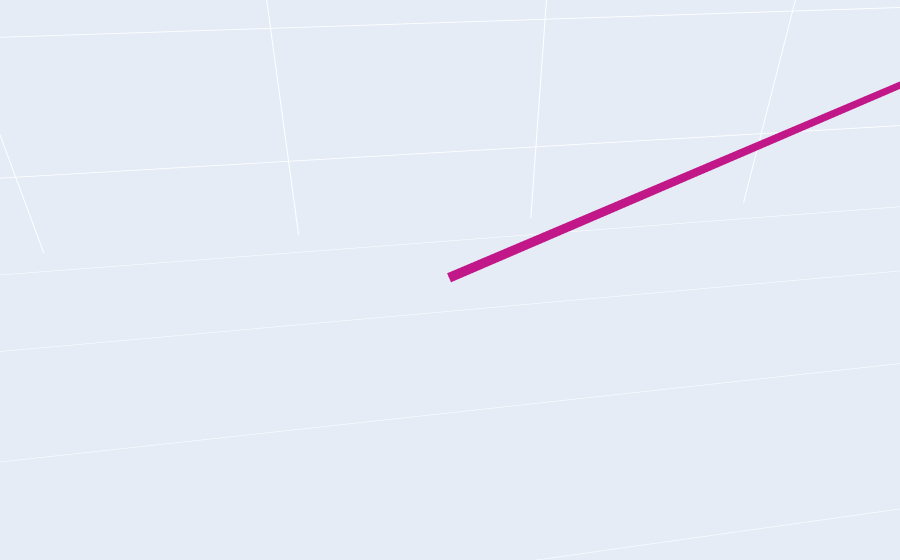

Source (notebook cell):
### Markdown cell above
Now, how ever you spin it, the optimal cut we find in the hexagonal grid is at least removing three edges from it. Which is the global optimum, there is now way you could remove less edges from the grid and unlink it. That result can be skewed though, for example considering the case below, where the resize the grid and shift the ring a bit, but leave the ring close to the 'surface'/outer margin of the grid.

### Code cell
#create linked graphs       
D = tg.createLabelHexagonHopfed(num_hex=3, num_ring=5, coord_ring=[2.5, 5.5, 4.25])
for i, khf in enumerate(D.layer): 

    print('Graph Info')
    print(nx.info(khf.G))
    
#group graphs and compute optimal cuts
graph_sets = [k.G for k in D.layer]

p, lk_mat=itwe.getEdgeLinkageOperator(graph_sets)
init_cut_sets = [graph_sets[:], graph_sets[::-1]]
cut_lists = []
for ics in init_cut_sets:
    cut_lists.append(itwe.cuttingEdgeAlgorithm(*ics))

#lyp.plotLambdaMaps(p)
lyp.update_priorityPlot(D, p)

print('Cut list [#1, #2]')
print(cut_lists)

### Figure 1 — Plotly figure (JSON) as saved in the notebook; plotly's stock layout.template omitted (floating-point values rounded to 4 significant figures; data arrays with more than 128 entries replaced by an {"elided": "..."} marker saying what was removed)
{"data": [{"hoverinfo": "text", "hovertext": ["label: 0<br>", "label: 1<br>", "label: 2<br>", "label: 3<br>"], "marker": {"color": "#030512", "line": {"width": 2}, "size": 2}, "mode": "markers", "type": "scatter3d", "x": [5.5, 5.5, 5.5, 5.5], "y": [6.75, 4.25, 1.75, 4.25], "z": [0, 2.5, 3.062e-16, -2.5]}, {"hoverinfo": "none", "line": {"color": "rgb(0, 68, 27)", "width": 10}, "mode": "lines", "type": "scatter3d", "x": [5.5, 5.5, null], "y": [6.75, 4.25, null], "z": [0, 2.5, null]}, {"hoverinfo": "none", "line": {"color": "rgb(0, 68, 27)", "width": 10}, "mode": "lines", "type": "scatter3d", "x": [5.5, 5.5, null], "y": [6.75, 4.25, null], "z": [0, -2.5, null]}, {"hoverinfo": "none", "line": {"color": "rgb(0, 68, 27)", "width": 10}, "mode": "lines", "type": "scatter3d", "x": [5.5, 5.5, null], "y": [4.25, 1.75, null], "z": [2.5, 3.062e-16, null]}, {"hoverinfo": "none", "line": {"color": "rgb(0, 68, 27)", "width": 10}, "mode": "lines", "type": "scatter3d", "x": [5.5, 5.5, null], "y": [1.75, 4.25, null], "z": [3.062e-16, -2.5, null]}, {"hoverinfo": "text", "hoverlabel": {"bgcolor": "white"}, "marker": {"color": [0.02869, 0.02869, 0.02869, 0.02869]}, "mode": "markers", "opacity": 0, "text": ["label: (0, 1)<br>priority: 0.0286857633<br>", "label: (0, 3)<br>priority: 0.0286857633<br>", "label: (1, 2)<br>priority: 0.0286857633<br>", "label: (2, 3)<br>priority: 0.0286857633<br>"], "type": "scatter3d", "x": [5.5, 5.5, 5.5, 5.5], "y": [5.5, 5.5, 3, 3.0], "z": [1.25, -1.25, 1.25, -1.25]}, {"hoverinfo": "text", "hovertext": ["label: 0<br>", "label: 1<br>", "label: 2<br>", "label: 3<br>", "label: 4<br>", "label: 5<br>", "label: 6<br>", "label: 7<br>", "label: 8<br>", "label: 9<br>", "label: 10<br>", "label: 11<br>", "label: 12<br>", "label: 13<br>", "label: 14<br>", "label: 15<br>", "label: 16<br>", "label: 17<br>", "label: 18<br>", "label: 19<br>", "label: 20<br>", "label: 21<br>", "label: 22<br>", "label: 23<br>", "label: 24<br>", "label: 25<br>", "label: 26<br>", "label: 27<br>", "label: 28<br>", "label: 29<br>", "label: 30<br>", "label: 31<br>", "label: 32<br>", "label: 33<br>", "label: 34<br>", "label: 35<br>", "label: 36<br>", "label: 37<br>", "label: 38<br>", "label: 39<br>", "label: 40<br>", "label: 41<br>", "label: 42<br>", "label: 43<br>", "label: 44<br>", "label: 45<br>", "label: 46<br>", "label: 47<br>", "label: 48<br>", "label: 49<br>", "label: 50<br>", "label: 51<br>", "label: 52<br>", "label: 53<br>", "label: 54<br>", "label: 55<br>", "label: 56<br>", "label: 57<br>", "label: 58<br>", "label: 59<br>", "label: 60<br>", "label: 61<br>", "label: 62<br>", "label: 63<br>", "label: 64<br>", "label: 65<br>", "label: 66<br>", "label: 67<br>", "label: 68<br>", "label: 69<br>", "label: 70<br>", "label: 71<br>", "label: 72<br>", "label: 73<br>", "label: 74<br>", "label: 75<br>", "label: 76<br>", "label: 77<br>", "label: 78<br>", "label: 79<br>", "label: 80<br>", "label: 81<br>", "label: 82<br>", "label: 83<br>", "label: 84<br>", "label: 85<br>", "label: 86<br>", "label: 87<br>", "label: 88<br>", "label: 89<br>", "label: 90<br>", "label: 91<br>", "label: 92<br>", "label: 93<br>", "label: 94<br>", "label: 95<br>", "label: 96<br>", "label: 97<br>", "label: 98<br>", "label: 99<br>", "label: 100<br>", "label: 101<br>", "label: 102<br>", "label: 103<br>", "label: 104<br>", "label: 105<br>", "label: 106<br>", "label: 107<br>", "label: 108<br>", "label: 109<br>"], "marker": {"color": "#030512", "line": {"width": 2}, "size": 2}, "mode": "markers", "type": "scatter3d", "x": [0.5, 0, 0.5, 0, 0.5, 0, 0.5, 0, 0.5, 0, 0.5, 0, 0.5, 0, 0.5, 1.5, 2, 1.5, 2, 1.5, 2, 1.5, 2, 1.5, 2, 1.5, 2, 1.5, 2, 1.5, 2, 3.5, 3, 3.5, 3, 3.5, 3, 3.5, 3, 3.5, 3, 3.5, 3, 3.5, 3, 3.5, 3, 4.5, 5, 4.5, 5, 4.5, 5, 4.5, 5, 4.5, 5, 4.5, 5, 4.5, 5, 4.5, 5, 6.5, 6, 6.5, 6, 6.5, 6, 6.5, 6, 6.5, 6, 6.5, 6, 6.5, 6, 6.5, 6, 7.5, 8, 7.5, 8, 7.5, 8, 7.5, 8, 7.5, 8, 7.5, 8, 7.5, 8, 7.5, 8, 9, 9.5, 9, 9.5, 9, 9.5, 9, 9.5, 9, 9.5, 9, 9.5, 9, 9.5, 9], "y": [0, 0.866, 1.732, 2.598, 3.464, 4.33, 5.196, 6.062, 6.928, 7.794, 8.66, 9.526, 10.39, 11.26, 12.12, 0, 0.866, 1.732, 2.598, 3.464, 4.33, 5.196, 6.062, 6.928, 7.794, 8.66, 9.526, 10.39, 11.26, 12.12, 12.99, 0, 0.866, 1.732, 2.598, 3.464, 4.33, 5.196, 6.062, 6.928, 7.794, 8.66, 9.526, 10.39, 11.26, 12.12, 12.99, 0, 0.866, 1.732, 2.598, 3.464, 4.33, 5.196, 6.062, 6.928, 7.794, 8.66, 9.526, 10.39, 11.26, 12.12, 12.99, 0, 0.866, 1.732, 2.598, 3.464, 4.33, 5.196, 6.062, 6.928, 7.794, 8.66, 9.526, 10.39, 11.26, 12.12, 12.99, 0, 0.866, 1.732, 2.598, 3.464, 4.33, 5.196, 6.062, 6.928, 7.794, 8.66, 9.526, 10.39, 11.26, 12.12, 12.99, 0.866, 1.732, 2.598, 3.464, 4.33, 5.196, 6.062, 6.928, 7.794, 8.66, 9.526, 10.39, 11.26, 12.12, 12.99], "z": [0, 0, 0, 0, 0, 0, 0, 0, 0, 0, 0, 0, 0, 0, 0, 0, 0, 0, 0, 0, 0, 0, 0, 0, 0, 0, 0, 0, 0, 0, 0, 0, 0, 0, 0, 0, 0, 0, 0, 0, 0, 0, 0, 0, 0, 0, 0, 0, 0, 0, 0, 0, 0, 0, 0, 0, 0, 0, 0, 0, 0, 0, 0, 0, 0, 0, 0, 0, 0, 0, 0, 0, 0, 0, 0, 0, 0, 0, 0, 0, 0, 0, 0, 0, 0, 0, 0, 0, 0, 0, 0, 0, 0, 0, 0, 0, 0, 0, 0, 0, 0, 0, 0, 0, 0, 0, 0, 0, 0, 0]}, {"hoverinfo": "none", "line": {"color": "rgb(255, 247, 243)", "width": 10}, "mode": "lines", "type": "scatter3d", "x": [0.5, 0, null], "y": [0, 0.866, null], "z": [0, 0, null]}, {"hoverinfo": "none", "line": {"color": "rgb(255, 247, 243)", "width": 10}, "mode": "lines", "type": "scatter3d", "x": [0.5, 1.5, null], "y": [0, 0, null], "z": [0, 0, null]}, {"hoverinfo": "none", "line": {"color": "rgb(255, 247, 243)", "width": 10}, "mode": "lines", "type": "scatter3d", "x": [0, 0.5, null], "y": [0.866, 1.732, null], "z": [0, 0, null]}, {"hoverinfo": "none", "line": {"color": "rgb(255, 247, 243)", "width": 10}, "mode": "lines", "type": "scatter3d", "x": [0.5, 0, null], "y": [1.732, 2.598, null], "z": [0, 0, null]}, {"hoverinfo": "none", "line": {"color": "rgb(255, 247, 243)", "width": 10}, "mode": "lines", "type": "scatter3d", "x": [0.5, 1.5, null], "y": [1.732, 1.732, null], "z": [0, 0, null]}, {"hoverinfo": "none", "line": {"color": "rgb(255, 247, 243)", "width": 10}, "mode": "lines", "type": "scatter3d", "x": [0, 0.5, null], "y": [2.598, 3.464, null], "z": [0, 0, null]}, {"hoverinfo": "none", "line": {"color": "rgb(255, 247, 243)", "width": 10}, "mode": "lines", "type": "scatter3d", "x": [0.5, 0, null], "y": [3.464, 4.33, null], "z": [0, 0, null]}, {"hoverinfo": "none", "line": {"color": "rgb(255, 247, 243)", "width": 10}, "mode": "lines", "type": "scatter3d", "x": [0.5, 1.5, null], "y": [3.464, 3.464, null], "z": [0, 0, null]}, {"hoverinfo": "none", "line": {"color": "rgb(255, 247, 243)", "width": 10}, "mode": "lines", "type": "scatter3d", "x": [0, 0.5, null], "y": [4.33, 5.196, null], "z": [0, 0, null]}, {"hoverinfo": "none", "line": {"color": "rgb(255, 245, 242)", "width": 10}, "mode": "lines", "type": "scatter3d", "x": [0.5, 0, null], "y": [5.196, 6.062, null], "z": [0, 0, null]}, {"hoverinfo": "none", "line": {"color": "rgb(255, 246, 242)", "width": 10}, "mode": "lines", "type": "scatter3d", "x": [0.5, 1.5, null], "y": [5.196, 5.196, null], "z": [0, 0, null]}, {"hoverinfo": "none", "line": {"color": "rgb(255, 245, 242)", "width": 10}, "mode": "lines", "type": "scatter3d", "x": [0, 0.5, null], "y": [6.062, 6.928, null], "z": [0, 0, null]}, {"hoverinfo": "none", "line": {"color": "rgb(255, 245, 241)", "width": 10}, "mode": "lines", "type": "scatter3d", "x": [0.5, 0, null], "y": [6.928, 7.794, null], "z": [0, 0, null]}, {"hoverinfo": "none", "line": {"color": "rgb(255, 247, 243)", "width": 10}, "mode": "lines", "type": "scatter3d", "x": [0.5, 1.5, null], "y": [6.928, 6.928, null], "z": [0, 0, null]}, {"hoverinfo": "none", "line": {"color": "rgb(255, 245, 241)", "width": 10}, "mode": "lines", "type": "scatter3d", "x": [0, 0.5, null], "y": [7.794, 8.66, null], "z": [0, 0, null]}, {"hoverinfo": "none", "line": {"color": "rgb(255, 246, 242)", "width": 10}, "mode": "lines", "type": "scatter3d", "x": [0.5, 0, null], "y": [8.66, 9.526, null], "z": [0, 0, null]}, {"hoverinfo": "none", "line": {"color": "rgb(255, 247, 243)", "width": 10}, "mode": "lines", "type": "scatter3d", "x": [0.5, 1.5, null], "y": [8.66, 8.66, null], "z": [0, 0, null]}, {"hoverinfo": "none", "line": {"color": "rgb(255, 246, 242)", "width": 10}, "mode": "lines", "type": "scatter3d", "x": [0, 0.5, null], "y": [9.526, 10.39, null], "z": [0, 0, null]}, {"hoverinfo": "none", "line": {"color": "rgb(255, 247, 243)", "width": 10}, "mode": "lines", "type": "scatter3d", "x": [0.5, 0, null], "y": [10.39, 11.26, null], "z": [0, 0, null]}, {"hoverinfo": "none", "line": {"color": "rgb(255, 247, 243)", "width": 10}, "mode": "lines", "type": "scatter3d", "x": [0.5, 1.5, null], "y": [10.39, 10.39, null], "z": [0, 0, null]}, {"hoverinfo": "none", "line": {"color": "rgb(255, 247, 243)", "width": 10}, "mode": "lines", "type": "scatter3d", "x": [0, 0.5, null], "y": [11.26, 12.12, null], "z": [0, 0, null]}, {"hoverinfo": "none", "line": {"color": "rgb(255, 247, 243)", "width": 10}, "mode": "lines", "type": "scatter3d", "x": [0.5, 1.5, null], "y": [12.12, 12.12, null], "z": [0, 0, null]}, {"hoverinfo": "none", "line": {"color": "rgb(255, 247, 243)", "width": 10}, "mode": "lines", "type": "scatter3d", "x": [1.5, 2, null], "y": [0, 0.866, null], "z": [0, 0, null]}, {"hoverinfo": "none", "line": {"color": "rgb(255, 246, 242)", "width": 10}, "mode": "lines", "type": "scatter3d", "x": [2, 1.5, null], "y": [0.866, 1.732, null], "z": [0, 0, null]}, {"hoverinfo": "none", "line": {"color": "rgb(255, 246, 242)", "width": 10}, "mode": "lines", "type": "scatter3d", "x": [2, 3, null], "y": [0.866, 0.866, null], "z": [0, 0, null]}, {"hoverinfo": "none", "line": {"color": "rgb(255, 246, 242)", "width": 10}, "mode": "lines", "type": "scatter3d", "x": [1.5, 2, null], "y": [1.732, 2.598, null], "z": [0, 0, null]}, {"hoverinfo": "none", "line": {"color": "rgb(255, 247, 243)", "width": 10}, "mode": "lines", "type": "scatter3d", "x": [2, 1.5, null], "y": [2.598, 3.464, null], "z": [0, 0, null]}, {"hoverinfo": "none", "line": {"color": "rgb(255, 246, 242)", "width": 10}, "mode": "lines", "type": "scatter3d", "x": [2, 3, null], "y": [2.598, 2.598, null], "z": [0, 0, null]}, {"hoverinfo": "none", "line": {"color": "rgb(255, 247, 243)", "width": 10}, "mode": "lines", "type": "scatter3d", "x": [1.5, 2, null], "y": [3.464, 4.33, null], "z": [0, 0, null]}, {"hoverinfo": "none", "line": {"color": "rgb(255, 245, 241)", "width": 10}, "mode": "lines", "type": "scatter3d", "x": [2, 1.5, null], "y": [4.33, 5.196, null], "z": [0, 0, null]}, {"hoverinfo": "none", "line": {"color": "rgb(255, 242, 239)", "width": 10}, "mode": "lines", "type": "scatter3d", "x": [2, 3, null], "y": [4.33, 4.33, null], "z": [0, 0, null]}, {"hoverinfo": "none", "line": {"color": "rgb(255, 246, 242)", "width": 10}, "mode": "lines", "type": "scatter3d", "x": [1.5, 2, null], "y": [5.196, 6.062, null], "z": [0, 0, null]}, {"hoverinfo": "none", "line": {"color": "rgb(255, 242, 238)", "width": 10}, "mode": "lines", "type": "scatter3d", "x": [2, 1.5, null], "y": [6.062, 6.928, null], "z": [0, 0, null]}, {"hoverinfo": "none", "line": {"color": "rgb(255, 245, 241)", "width": 10}, "mode": "lines", "type": "scatter3d", "x": [2, 3, null], "y": [6.062, 6.062, null], "z": [0, 0, null]}, {"hoverinfo": "none", "line": {"color": "rgb(255, 243, 239)", "width": 10}, "mode": "lines", "type": "scatter3d", "x": [1.5, 2, null], "y": [6.928, 7.794, null], "z": [0, 0, null]}, {"hoverinfo": "none", "line": {"color": "rgb(255, 244, 240)", "width": 10}, "mode": "lines", "type": "scatter3d", "x": [2, 1.5, null], "y": [7.794, 8.66, null], "z": [0, 0, null]}, {"hoverinfo": "none", "line": {"color": "rgb(255, 247, 243)", "width": 10}, "mode": "lines", "type": "scatter3d", "x": [2, 3, null], "y": [7.794, 7.794, null], "z": [0, 0, null]}, {"hoverinfo": "none", "line": {"color": "rgb(255, 243, 239)", "width": 10}, "mode": "lines", "type": "scatter3d", "x": [1.5, 2, null], "y": [8.66, 9.526, null], "z": [0, 0, null]}, {"hoverinfo": "none", "line": {"color": "rgb(255, 247, 243)", "width": 10}, "mode": "lines", "type": "scatter3d", "x": [2, 1.5, null], "y": [9.526, 10.39, null], "z": [0, 0, null]}, {"hoverinfo": "none", "line": {"color": "rgb(255, 246, 242)", "width": 10}, "mode": "lines", "type": "scatter3d", "x": [2, 3, null], "y": [9.526, 9.526, null], "z": [0, 0, null]}, {"hoverinfo": "none", "line": {"color": "rgb(255, 245, 241)", "width": 10}, "mode": "lines", "type": "scatter3d", "x": [1.5, 2, null], "y": [10.39, 11.26, null], "z": [0, 0, null]}, {"hoverinfo": "none", "line": {"color": "rgb(255, 247, 243)", "width": 10}, "mode": "lines", "type": "scatter3d", "x": [2, 1.5, null], "y": [11.26, 12.12, null], "z": [0, 0, null]}, {"hoverinfo": "none", "line": {"color": "rgb(255, 246, 242)", "width": 10}, "mode": "lines", "type": "scatter3d", "x": [2, 3, null], "y": [11.26, 11.26, null], "z": [0, 0, null]}, {"hoverinfo": "none", "line": {"color": "rgb(255, 246, 243)", "width": 10}, "mode": "lines", "type": "scatter3d", "x": [1.5, 2, null], "y": [12.12, 12.99, null], "z": [0, 0, null]}, {"hoverinfo": "none", "line": {"color": "rgb(255, 246, 243)", "width": 10}, "mode": "lines", "type": "scatter3d", "x": [2, 3, null], "y": [12.99, 12.99, null], "z": [0, 0, null]}, {"hoverinfo": "none", "line": {"color": "rgb(254, 238, 235)", "width": 10}, "mode": "lines", "type": "scatter3d", "x": [3.5, 3, null], "y": [0, 0.866, null], "z": [0, 0, null]}, {"hoverinfo": "none", "line": {"color": "rgb(254, 238, 235)", "width": 10}, "mode": "lines", "type": "scatter3d", "x": [3.5, 4.5, null], "y": [0, 0, null], "z": [0, 0, null]}, {"hoverinfo": "none", "line": {"color": "rgb(255, 243, 240)", "width": 10}, "mode": "lines", "type": "scatter3d", "x": [3, 3.5, null], "y": [0.866, 1.732, null], "z": [0, 0, null]}, {"hoverinfo": "none", "line": {"color": "rgb(255, 243, 239)", "width": 10}, "mode": "lines", "type": "scatter3d", "x": [3.5, 3, null], "y": [1.732, 2.598, null], "z": [0, 0, null]}, {"hoverinfo": "none", "line": {"color": "rgb(255, 247, 243)", "width": 10}, "mode": "lines", "type": "scatter3d", "x": [3.5, 4.5, null], "y": [1.732, 1.732, null], "z": [0, 0, null]}, {"hoverinfo": "none", "line": {"color": "rgb(254, 238, 234)", "width": 10}, "mode": "lines", "type": "scatter3d", "x": [3, 3.5, null], "y": [2.598, 3.464, null], "z": [0, 0, null]}, {"hoverinfo": "none", "line": {"color": "rgb(255, 245, 241)", "width": 10}, "mode": "lines", "type": "scatter3d", "x": [3.5, 3, null], "y": [3.464, 4.33, null], "z": [0, 0, null]}, {"hoverinfo": "none", "line": {"color": "rgb(253, 228, 225)", "width": 10}, "mode": "lines", "type": "scatter3d", "x": [3.5, 4.5, null], "y": [3.464, 3.464, null], "z": [0, 0, null]}, {"hoverinfo": "none", "line": {"color": "rgb(255, 246, 242)", "width": 10}, "mode": "lines", "type": "scatter3d", "x": [3, 3.5, null], "y": [4.33, 5.196, null], "z": [0, 0, null]}, {"hoverinfo": "none", "line": {"color": "rgb(254, 232, 229)", "width": 10}, "mode": "lines", "type": "scatter3d", "x": [3.5, 3, null], "y": [5.196, 6.062, null], "z": [0, 0, null]}, {"hoverinfo": "none", "line": {"color": "rgb(253, 225, 222)", "width": 10}, "mode": "lines", "type": "scatter3d", "x": [3.5, 4.5, null], "y": [5.196, 5.196, null], "z": [0, 0, null]}, {"hoverinfo": "none", "line": {"color": "rgb(254, 241, 237)", "width": 10}, "mode": "lines", "type": "scatter3d", "x": [3, 3.5, null], "y": [6.062, 6.928, null], "z": [0, 0, null]}, {"hoverinfo": "none", "line": {"color": "rgb(254, 236, 232)", "width": 10}, "mode": "lines", "type": "scatter3d", "x": [3.5, 3, null], "y": [6.928, 7.794, null], "z": [0, 0, null]}, {"hoverinfo": "none", "line": {"color": "rgb(255, 246, 242)", "width": 10}, "mode": "lines", "type": "scatter3d", "x": [3.5, 4.5, null], "y": [6.928, 6.928, null], "z": [0, 0, null]}, {"hoverinfo": "none", "line": {"color": "rgb(254, 234, 230)", "width": 10}, "mode": "lines", "type": "scatter3d", "x": [3, 3.5, null], "y": [7.794, 8.66, null], "z": [0, 0, null]}, {"hoverinfo": "none", "line": {"color": "rgb(255, 246, 242)", "width": 10}, "mode": "lines", "type": "scatter3d", "x": [3.5, 3, null], "y": [8.66, 9.526, null], "z": [0, 0, null]}, {"hoverinfo": "none", "line": {"color": "rgb(254, 239, 235)", "width": 10}, "mode": "lines", "type": "scatter3d", "x": [3.5, 4.5, null], "y": [8.66, 8.66, null], "z": [0, 0, null]}, {"hoverinfo": "none", "line": {"color": "rgb(255, 243, 239)", "width": 10}, "mode": "lines", "type": "scatter3d", "x": [3, 3.5, null], "y": [9.526, 10.39, null], "z": [0, 0, null]}, {"hoverinfo": "none", "line": {"color": "rgb(255, 247, 243)", "width": 10}, "mode": "lines", "type": "scatter3d", "x": [3.5, 3, null], "y": [10.39, 11.26, null], "z": [0, 0, null]}, {"hoverinfo": "none", "line": {"color": "rgb(255, 242, 239)", "width": 10}, "mode": "lines", "type": "scatter3d", "x": [3.5, 4.5, null], "y": [10.39, 10.39, null], "z": [0, 0, null]}, {"hoverinfo": "none", "line": {"color": "rgb(255, 246, 242)", "width": 10}, "mode": "lines", "type": "scatter3d", "x": [3, 3.5, null], "y": [11.26, 12.12, null], "z": [0, 0, null]}, {"hoverinfo": "none", "line": {"color": "rgb(255, 246, 243)", "width": 10}, "mode": "lines", "type": "scatter3d", "x": [3.5, 3, null], "y": [12.12, 12.99, null], "z": [0, 0, null]}, {"hoverinfo": "none", "line": {"color": "rgb(255, 244, 240)", "width": 10}, "mode": "lines", "type": "scatter3d", "x": [3.5, 4.5, null], "y": [12.12, 12.12, null], "z": [0, 0, null]}, {"hoverinfo": "none", "line": {"color": "rgb(254, 238, 235)", "width": 10}, "mode": "lines", "type": "scatter3d", "x": [4.5, 5, null], "y": [0, 0.866, null], "z": [0, 0, null]}, {"hoverinfo": "none", "line": {"color": "rgb(224, 58, 152)", "width": 10}, "mode": "lines", "type": "scatter3d", "x": [5, 4.5, null], "y": [0.866, 1.732, null], "z": [0, 0, null]}, {"hoverinfo": "none", "line": {"color": "rgb(73, 0, 106)", "width": 10}, "mode": "lines", "type": "scatter3d", "x": [5, 6, null], "y": [0.866, 0.866, null], "z": [0, 0, null]}, {"hoverinfo": "none", "line": {"color": "rgb(227, 64, 153)", "width": 10}, "mode": "lines", "type": "scatter3d", "x": [4.5, 5, null], "y": [1.732, 2.598, null], "z": [0, 0, null]}, {"hoverinfo": "none", "line": {"color": "rgb(255, 246, 242)", "width": 10}, "mode": "lines", "type": "scatter3d", "x": [5, 4.5, null], "y": [2.598, 3.464, null], "z": [0, 0, null]}, {"hoverinfo": "none", "line": {"color": "rgb(188, 16, 133)", "width": 10}, "mode": "lines", "type": "scatter3d", "x": [5, 6, null], "y": [2.598, 2.598, null], "z": [0, 0, null]}, {"hoverinfo": "none", "line": {"color": "rgb(254, 236, 232)", "width": 10}, "mode": "lines", "type": "scatter3d", "x": [4.5, 5, null], "y": [3.464, 4.33, null], "z": [0, 0, null]}, {"hoverinfo": "none", "line": {"color": "rgb(254, 234, 231)", "width": 10}, "mode": "lines", "type": "scatter3d", "x": [5, 4.5, null], "y": [4.33, 5.196, null], "z": [0, 0, null]}, {"hoverinfo": "none", "line": {"color": "rgb(252, 193, 191)", "width": 10}, "mode": "lines", "type": "scatter3d", "x": [5, 6, null], "y": [4.33, 4.33, null], "z": [0, 0, null]}, {"hoverinfo": "none", "line": {"color": "rgb(255, 246, 242)", "width": 10}, "mode": "lines", "type": "scatter3d", "x": [4.5, 5, null], "y": [5.196, 6.062, null], "z": [0, 0, null]}, {"hoverinfo": "none", "line": {"color": "rgb(194, 23, 137)", "width": 10}, "mode": "lines", "type": "scatter3d", "x": [5, 4.5, null], "y": [6.062, 6.928, null], "z": [0, 0, null]}, {"hoverinfo": "none", "line": {"color": "rgb(138, 1, 121)", "width": 10}, "mode": "lines", "type": "scatter3d", "x": [5, 6, null], "y": [6.062, 6.062, null], "z": [0, 0, null]}, {"hoverinfo": "none", "line": {"color": "rgb(226, 63, 153)", "width": 10}, "mode": "lines", "type": "scatter3d", "x": [4.5, 5, null], "y": [6.928, 7.794, null], "z": [0, 0, null]}, {"hoverinfo": "none", "line": {"color": "rgb(255, 247, 243)", "width": 10}, "mode": "lines", "type": "scatter3d", "x": [5, 4.5, null], "y": [7.794, 8.66, null], "z": [0, 0, null]}, {"hoverinfo": "none", "line": {"color": "rgb(229, 67, 154)", "width": 10}, "mode": "lines", "type": "scatter3d", "x": [5, 6, null], "y": [7.794, 7.794, null], "z": [0, 0, null]}, {"hoverinfo": "none", "line": {"color": "rgb(254, 238, 235)", "width": 10}, "mode": "lines", "type": "scatter3d", "x": [4.5, 5, null], "y": [8.66, 9.526, null], "z": [0, 0, null]}, {"hoverinfo": "none", "line": {"color": "rgb(255, 246, 242)", "width": 10}, "mode": "lines", "type": "scatter3d", "x": [5, 4.5, null], "y": [9.526, 10.39, null], "z": [0, 0, null]}, {"hoverinfo": "none", "line": {"color": "rgb(254, 233, 230)", "width": 10}, "mode": "lines", "type": "scatter3d", "x": [5, 6, null], "y": [9.526, 9.526, null], "z": [0, 0, null]}, {"hoverinfo": "none", "line": {"color": "rgb(255, 245, 241)", "width": 10}, "mode": "lines", "type": "scatter3d", "x": [4.5, 5, null], "y": [10.39, 11.26, null], "z": [0, 0, null]}, {"hoverinfo": "none", "line": {"color": "rgb(255, 247, 243)", "width": 10}, "mode": "lines", "type": "scatter3d", "x": [5, 4.5, null], "y": [11.26, 12.12, null], "z": [0, 0, null]}, {"hoverinfo": "none", "line": {"color": "rgb(255, 243, 239)", "width": 10}, "mode": "lines", "type": "scatter3d", "x": [5, 6, null], "y": [11.26, 11.26, null], "z": [0, 0, null]}, {"hoverinfo": "none", "line": {"color": "rgb(255, 246, 242)", "width": 10}, "mode": "lines", "type": "scatter3d", "x": [4.5, 5, null], "y": [12.12, 12.99, null], "z": [0, 0, null]}, {"hoverinfo": "none", "line": {"color": "rgb(255, 246, 242)", "width": 10}, "mode": "lines", "type": "scatter3d", "x": [5, 6, null], "y": [12.99, 12.99, null], "z": [0, 0, null]}, {"hoverinfo": "none", "line": {"color": "rgb(254, 238, 235)", "width": 10}, "mode": "lines", "type": "scatter3d", "x": [6.5, 6, null], "y": [0, 0.866, null], "z": [0, 0, null]}, {"hoverinfo": "none", "line": {"color": "rgb(254, 238, 235)", "width": 10}, "mode": "lines", "type": "scatter3d", "x": [6.5, 7.5, null], "y": [0, 0, null], "z": [0, 0, null]}, {"hoverinfo": "none", "line": {"color": "rgb(224, 58, 152)", "width": 10}, "mode": "lines", "type": "scatter3d", "x": [6, 6.5, null], "y": [0.866, 1.732, null], "z": [0, 0, null]}, {"hoverinfo": "none", "line": {"color": "rgb(228, 67, 154)", "width": 10}, "mode": "lines", "type": "scatter3d", "x": [6.5, 6, null], "y": [1.732, 2.598, null], "z": [0, 0, null]}, {"hoverinfo": "none", "line": {"color": "rgb(255, 247, 243)", "width": 10}, "mode": "lines", "type": "scatter3d", "x": [6.5, 7.5, null], "y": [1.732, 1.732, null], "z": [0, 0, null]}, {"hoverinfo": "none", "line": {"color": "rgb(255, 246, 242)", "width": 10}, "mode": "lines", "type": "scatter3d", "x": [6, 6.5, null], "y": [2.598, 3.464, null], "z": [0, 0, null]}, {"hoverinfo": "none", "line": {"color": "rgb(254, 237, 233)", "width": 10}, "mode": "lines", "type": "scatter3d", "x": [6.5, 6, null], "y": [3.464, 4.33, null], "z": [0, 0, null]}, {"hoverinfo": "none", "line": {"color": "rgb(253, 229, 226)", "width": 10}, "mode": "lines", "type": "scatter3d", "x": [6.5, 7.5, null], "y": [3.464, 3.464, null], "z": [0, 0, null]}, {"hoverinfo": "none", "line": {"color": "rgb(254, 233, 229)", "width": 10}, "mode": "lines", "type": "scatter3d", "x": [6, 6.5, null], "y": [4.33, 5.196, null], "z": [0, 0, null]}, {"hoverinfo": "none", "line": {"color": "rgb(255, 246, 242)", "width": 10}, "mode": "lines", "type": "scatter3d", "x": [6.5, 6, null], "y": [5.196, 6.062, null], "z": [0, 0, null]}, {"hoverinfo": "none", "line": {"color": "rgb(253, 226, 223)", "width": 10}, "mode": "lines", "type": "scatter3d", "x": [6.5, 7.5, null], "y": [5.196, 5.196, null], "z": [0, 0, null]}, {"hoverinfo": "none", "line": {"color": "rgb(180, 7, 129)", "width": 10}, "mode": "lines", "type": "scatter3d", "x": [6, 6.5, null], "y": [6.062, 6.928, null], "z": [0, 0, null]}, {"hoverinfo": "none", "line": {"color": "rgb(215, 45, 148)", "width": 10}, "mode": "lines", "type": "scatter3d", "x": [6.5, 6, null], "y": [6.928, 7.794, null], "z": [0, 0, null]}, {"hoverinfo": "none", "line": {"color": "rgb(255, 246, 242)", "width": 10}, "mode": "lines", "type": "scatter3d", "x": [6.5, 7.5, null], "y": [6.928, 6.928, null], "z": [0, 0, null]}, {"hoverinfo": "none", "line": {"color": "rgb(255, 247, 243)", "width": 10}, "mode": "lines", "type": "scatter3d", "x": [6, 6.5, null], "y": [7.794, 8.66, null], "z": [0, 0, null]}, {"hoverinfo": "none", "line": {"color": "rgb(254, 237, 233)", "width": 10}, "mode": "lines", "type": "scatter3d", "x": [6.5, 6, null], "y": [8.66, 9.526, null], "z": [0, 0, null]}, {"hoverinfo": "none", "line": {"color": "rgb(254, 239, 236)", "width": 10}, "mode": "lines", "type": "scatter3d", "x": [6.5, 7.5, null], "y": [8.66, 8.66, null], "z": [0, 0, null]}, {"hoverinfo": "none", "line": {"color": "rgb(255, 247, 243)", "width": 10}, "mode": "lines", "type": "scatter3d", "x": [6, 6.5, null], "y": [9.526, 10.39, null], "z": [0, 0, null]}, {"hoverinfo": "none", "line": {"color": "rgb(255, 245, 241)", "width": 10}, "mode": "lines", "type": "scatter3d", "x": [6.5, 6, null], "y": [10.39, 11.26, null], "z": [0, 0, null]}, {"hoverinfo": "none", "line": {"color": "rgb(255, 243, 239)", "width": 10}, "mode": "lines", "type": "scatter3d", "x": [6.5, 7.5, null], "y": [10.39, 10.39, null], "z": [0, 0, null]}, {"hoverinfo": "none", "line": {"color": "rgb(255, 247, 243)", "width": 10}, "mode": "lines", "type": "scatter3d", "x": [6, 6.5, null], "y": [11.26, 12.12, null], "z": [0, 0, null]}, {"hoverinfo": "none", "line": {"color": "rgb(255, 246, 242)", "width": 10}, "mode": "lines", "type": "scatter3d", "x": [6.5, 6, null], "y": [12.12, 12.99, null], "z": [0, 0, null]}, {"hoverinfo": "none", "line": {"color": "rgb(255, 244, 241)", "width": 10}, "mode": "lines", "type": "scatter3d", "x": [6.5, 7.5, null], "y": [12.12, 12.12, null], "z": [0, 0, null]}, {"hoverinfo": "none", "line": {"color": "rgb(254, 238, 235)", "width": 10}, "mode": "lines", "type": "scatter3d", "x": [7.5, 8, null], "y": [0, 0.866, null], "z": [0, 0, null]}, {"hoverinfo": "none", "line": {"color": "rgb(255, 243, 240)", "width": 10}, "mode": "lines", "type": "scatter3d", "x": [8, 7.5, null], "y": [0.866, 1.732, null], "z": [0, 0, null]}, {"hoverinfo": "none", "line": {"color": "rgb(255, 246, 242)", "width": 10}, "mode": "lines", "type": "scatter3d", "x": [8, 9, null], "y": [0.866, 0.866, null], "z": [0, 0, null]}, {"hoverinfo": "none", "line": {"color": "rgb(255, 243, 239)", "width": 10}, "mode": "lines", "type": "scatter3d", "x": [7.5, 8, null], "y": [1.732, 2.598, null], "z": [0, 0, null]}, {"hoverinfo": "none", "line": {"color": "rgb(254, 239, 235)", "width": 10}, "mode": "lines", "type": "scatter3d", "x": [8, 7.5, null], "y": [2.598, 3.464, null], "z": [0, 0, null]}, {"hoverinfo": "none", "line": {"color": "rgb(255, 246, 242)", "width": 10}, "mode": "lines", "type": "scatter3d", "x": [8, 9, null], "y": [2.598, 2.598, null], "z": [0, 0, null]}, {"hoverinfo": "none", "line": {"color": "rgb(255, 245, 241)", "width": 10}, "mode": "lines", "type": "scatter3d", "x": [7.5, 8, null], "y": [3.464, 4.33, null], "z": [0, 0, null]}, {"hoverinfo": "none", "line": {"color": "rgb(255, 247, 243)", "width": 10}, "mode": "lines", "type": "scatter3d", "x": [8, 7.5, null], "y": [4.33, 5.196, null], "z": [0, 0, null]}, {"hoverinfo": "none", "line": {"color": "rgb(255, 244, 240)", "width": 10}, "mode": "lines", "type": "scatter3d", "x": [8, 9, null], "y": [4.33, 4.33, null], "z": [0, 0, null]}, {"hoverinfo": "none", "line": {"color": "rgb(254, 230, 227)", "width": 10}, "mode": "lines", "type": "scatter3d", "x": [7.5, 8, null], "y": [5.196, 6.062, null], "z": [0, 0, null]}, {"hoverinfo": "none", "line": {"color": "rgb(254, 238, 235)", "width": 10}, "mode": "lines", "type": "scatter3d", "x": [8, 7.5, null], "y": [6.062, 6.928, null], "z": [0, 0, null]}, {"hoverinfo": "none", "line": {"color": "rgb(255, 246, 242)", "width": 10}, "mode": "lines", "type": "scatter3d", "x": [8, 9, null], "y": [6.062, 6.062, null], "z": [0, 0, null]}, {"hoverinfo": "none", "line": {"color": "rgb(254, 233, 230)", "width": 10}, "mode": "lines", "type": "scatter3d", "x": [7.5, 8, null], "y": [6.928, 7.794, null], "z": [0, 0, null]}, {"hoverinfo": "none", "line": {"color": "rgb(254, 231, 227)", "width": 10}, "mode": "lines", "type": "scatter3d", "x": [8, 7.5, null], "y": [7.794, 8.66, null], "z": [0, 0, null]}, {"hoverinfo": "none", "line": {"color": "rgb(255, 247, 243)", "width": 10}, "mode": "lines", "type": "scatter3d", "x": [8, 9, null], "y": [7.794, 7.794, null], "z": [0, 0, null]}, {"hoverinfo": "none", "line": {"color": "rgb(255, 245, 241)", "width": 10}, "mode": "lines", "type": "scatter3d", "x": [7.5, 8, null], "y": [8.66, 9.526, null], "z": [0, 0, null]}, {"hoverinfo": "none", "line": {"color": "rgb(255, 242, 238)", "width": 10}, "mode": "lines", "type": "scatter3d", "x": [8, 7.5, null], "y": [9.526, 10.39, null], "z": [0, 0, null]}, {"hoverinfo": "none", "line": {"color": "rgb(255, 246, 242)", "width": 10}, "mode": "lines", "type": "scatter3d", "x": [8, 9, null], "y": [9.526, 9.526, null], "z": [0, 0, null]}, {"hoverinfo": "none", "line": {"color": "rgb(255, 247, 243)", "width": 10}, "mode": "lines", "type": "scatter3d", "x": [7.5, 8, null], "y": [10.39, 11.26, null], "z": [0, 0, null]}, {"hoverinfo": "none", "line": {"color": "rgb(255, 246, 242)", "width": 10}, "mode": "lines", "type": "scatter3d", "x": [8, 7.5, null], "y": [11.26, 12.12, null], "z": [0, 0, null]}, {"hoverinfo": "none", "line": {"color": "rgb(255, 246, 242)", "width": 10}, "mode": "lines", "type": "scatter3d", "x": [8, 9, null], "y": [11.26, 11.26, null], "z": [0, 0, null]}, {"hoverinfo": "none", "line": {"color": "rgb(255, 247, 243)", "width": 10}, "mode": "lines", "type": "scatter3d", "x": [7.5, 8, null], "y": [12.12, 12.99, null], "z": [0, 0, null]}, {"hoverinfo": "none", "line": {"color": "rgb(255, 247, 243)", "width": 10}, "mode": "lines", "type": "scatter3d", "x": [8, 9, null], "y": [12.99, 12.99, null], "z": [0, 0, null]}, {"hoverinfo": "none", "line": {"color": "rgb(255, 246, 242)", "width": 10}, "mode": "lines", "type": "scatter3d", "x": [9, 9.5, null], "y": [0.866, 1.732, null], "z": [0, 0, null]}, {"hoverinfo": "none", "line": {"color": "rgb(255, 246, 242)", "width": 10}, "mode": "lines", "type": "scatter3d", "x": [9.5, 9, null], "y": [1.732, 2.598, null], "z": [0, 0, null]}, {"hoverinfo": "none", "line": {"color": "rgb(255, 247, 243)", "width": 10}, "mode": "lines", "type": "scatter3d", "x": [9, 9.5, null], "y": [2.598, 3.464, null], "z": [0, 0, null]}, {"hoverinfo": "none", "line": {"color": "rgb(255, 247, 243)", "width": 10}, "mode": "lines", "type": "scatter3d", "x": [9.5, 9, null], "y": [3.464, 4.33, null], "z": [0, 0, null]}, {"hoverinfo": "none", "line": {"color": "rgb(255, 245, 241)", "width": 10}, "mode": "lines", "type": "scatter3d", "x": [9, 9.5, null], "y": [4.33, 5.196, null], "z": [0, 0, null]}, {"hoverinfo": "none", "line": {"color": "rgb(255, 245, 241)", "width": 10}, "mode": "lines", "type": "scatter3d", "x": [9.5, 9, null], "y": [5.196, 6.062, null], "z": [0, 0, null]}, {"hoverinfo": "none", "line": {"color": "rgb(254, 240, 236)", "width": 10}, "mode": "lines", "type": "scatter3d", "x": [9, 9.5, null], "y": [6.062, 6.928, null], "z": [0, 0, null]}, {"hoverinfo": "none", "line": {"color": "rgb(254, 240, 236)", "width": 10}, "mode": "lines", "type": "scatter3d", "x": [9.5, 9, null], "y": [6.928, 7.794, null], "z": [0, 0, null]}, {"hoverinfo": "none", "line": {"color": "rgb(255, 242, 238)", "width": 10}, "mode": "lines", "type": "scatter3d", "x": [9, 9.5, null], "y": [7.794, 8.66, null], "z": [0, 0, null]}, {"hoverinfo": "none", "line": {"color": "rgb(255, 242, 238)", "width": 10}, "mode": "lines", "type": "scatter3d", "x": [9.5, 9, null], "y": [8.66, 9.526, null], "z": [0, 0, null]}, {"hoverinfo": "none", "line": {"color": "rgb(255, 245, 241)", "width": 10}, "mode": "lines", "type": "scatter3d", "x": [9, 9.5, null], "y": [9.526, 10.39, null], "z": [0, 0, null]}, {"hoverinfo": "none", "line": {"color": "rgb(255, 245, 241)", "width": 10}, "mode": "lines", "type": "scatter3d", "x": [9.5, 9, null], "y": [10.39, 11.26, null], "z": [0, 0, null]}, {"hoverinfo": "none", "line": {"color": "rgb(255, 247, 243)", "width": 10}, "mode": "lines", "type": "scatter3d", "x": [9, 9.5, null], "y": [11.26, 12.12, null], "z": [0, 0, null]}, {"hoverinfo": "none", "line": {"color": "rgb(255, 247, 243)", "width": 10}, "mode": "lines", "type": "scatter3d", "x": [9.5, 9, null], "y": [12.12, 12.99, null], "z": [0, 0, null]}, {"hoverinfo": "text", "hoverlabel": {"bgcolor": "white"}, "marker": {"color": {"elided": "151 float values"}}, "mode": "markers", "opacity": 0, "text": {"elided": "151 str values"}, "type": "scatter3d", "x": {"elided": "151 float values"}, "y": {"elided": "151 float values"}, "z": {"elided": "151 int values"}}], "layout": {"autosize": true, "margin": {"b": 0, "l": 0, "r": 0, "t": 0}, "scene": {"aspectmode": "data", "aspectratio": {"x": 1.116, "y": 1.526, "z": 0.5873}, "camera": {"center": {"x": 0, "y": 0, "z": 0}, "eye": {"x": 0.008352, "y": -0.001304, "z": 0.005342}, "projection": {"type": "perspective"}, "up": {"x": 0, "y": 0, "z": 1}}}, "showlegend": false}}
